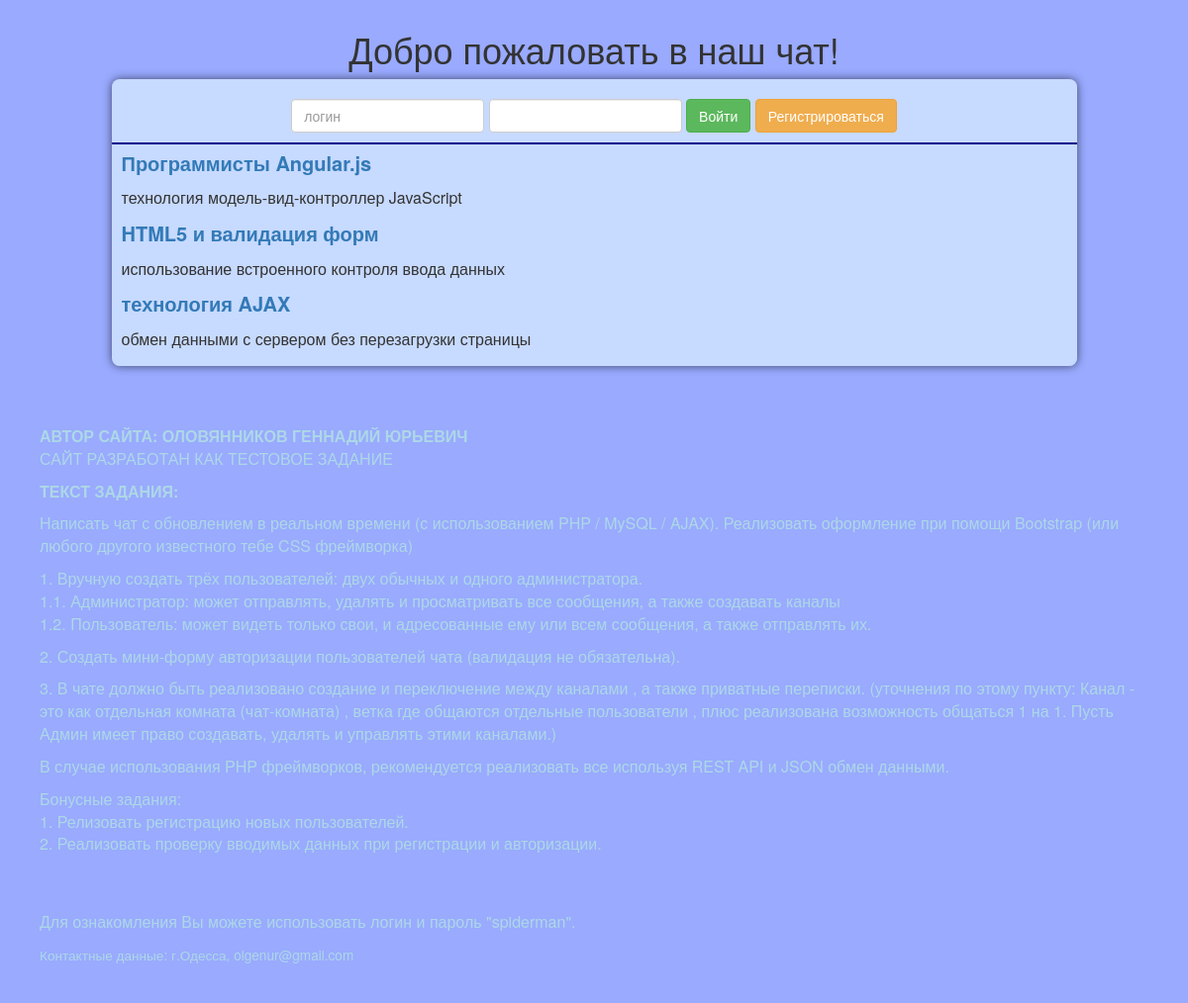
The page / on the database its author committed.
### tables this page shows
CREATE TABLE IF NOT EXISTS `room` (
  `room_id` tinyint(3) unsigned NOT NULL AUTO_INCREMENT,
  `room_name` varchar(30) NOT NULL,
  `room_desc` varchar(60) DEFAULT NULL,
  PRIMARY KEY (`room_id`)
);

### init_session.php (called while the page is built, shortened)
<?php
$key_name = 'chat';
?>

### index.php (the view, shortened to what this page needs)
<?php
  include 'init_session.php';
  include 'connect.php';
  if(isset($_SESSION[$key_name])){
    $local_user = $_SESSION[$key_name];
    $loged_in = ($local_user['token'] == get_user_token($local_user['id']));
    if(!$loged_in){
        unset($_SESSION[$key_name]);
    }
    else{
      if(isset($_GET['logout']) || isset($_GET['leave_room'])){
        $con->query("UPDATE user SET use_room_id=NULL, switch_date=CURRENT_TIMESTAMP"
                  ." WHERE user_id=".num_esc($local_user['id']));
        if(isset($_GET['logout'])){
          unset($_SESSION[$key_name]);
          $loged_in=false;
        }
      }
      $admin = ($local_user['type']==1 && $loged_in);
    }
  }
  else{
    $loged_in=false;
  }
?>
<!DOCTYPE html>
<html>
  <head>
    <link rel="stylesheet" href="css/bootstrap.min.css">
    <link rel="stylesheet" href="css/main_page.css">
    <link rel="stylesheet" href="css/pretty_border.css">
  </head>
  <body>
    <div class="container">
      <?php
            $r = $con->query("SELECT room_id, room_name, room_desc FROM room");
      ?>
      <h1>Добро пожаловать в наш чат!</h1>
      <div class="row ">
        <div class="col-md-offset-1 col-md-10 rooms-container pretty_border">
      <?php if(!$loged_in){ ?>
            <form action="login.php" method="POST" class="form-inline login-form">
                <input class="form-control" type="text" name="login" placeholder="логин"
                required minlength="5" title="логин, 5-20 букв латиницей" pattern="[A-Za-z\.\-]+" autofocus />
                <input class="form-control" type="password" name="pass"
                required minlength="5" title="пароль, минимум 5 символов"/>
                <input type="submit" class="btn btn-success" value="Войти"/>
                <a class="btn btn-warning" href="register.php">Регистрироваться</a>
            </form>
      <?php  } ?>
          <dl>
          <?php
    				if($con->affected_rows > 0) {
    						while ($row = $r->fetch_assoc()) {
                  $rid = $row['room_id'];
    							echo '<dt id="dt'.$rid.'"><a href="room_chat.php?room_id='.$rid.'">'.$row['room_name'].'</a>';
                  echo '</dt><dd id="dd'.$rid.'">'.$row['room_desc'].'</dd>';
    				    }
    				}
    		  ?>
          </dl>
      </div>
    </div>
  <div class="row site-description">
    <p><b>АВТОР САЙТА: ОЛОВЯННИКОВ ГЕННАДИЙ ЮРЬЕВИЧ</b><br/>
    САЙТ РАЗРАБОТАН КАК ТЕСТОВОЕ ЗАДАНИЕ</p>
    <p><b>ТЕКСТ ЗАДАНИЯ:</b></p>
    <p>Написать чат с обновлением в реальном времени (с использованием PHP / MySQL / AJAX).
    Реализовать оформление при помощи Bootstrap (или любого другого известного тебе CSS фреймворка)<p>
    <p>1. Вручную создать трёх пользователей:  двух обычных и одного администратора.<br/>
    1.1. Администратор: может отправлять, удалять и просматривать все сообщения, а также создавать каналы<br/>
    1.2. Пользователь: может видеть только свои, и адресованные ему или всем сообщения, а также отправлять их.</p>
    <p>2. Создать мини-форму авторизации пользователей чата (валидация не обязательна).</p>
    <p>3. В чате должно быть реализовано создание и переключение между каналами , а также приватные переписки. (уточнения по этому пункту:
    Канал - это как отдельная комната (чат-комната) , ветка где общаются отдельные пользователи , плюс реализована возможность общаться 1 на 1.
    Пусть Админ имеет право создавать, удалять и управлять этими каналами.)</p>
    <p>В случае использования PHP фреймворков, рекомендуется реализовать все используя REST API и JSON обмен данными.</p>
    <p>Бонусные задания:<br/>
    1. Релизовать регистрацию новых пользователей.<br/>
    2. Реализовать проверку вводимых данных при регистрации и авторизации.</p>
    <br /><br />
    <p>Для ознакомления Вы можете использовать логин и пароль "spiderman".</p>
    <small>Контактные данные: г.Одесса, olgenur@gmail.com</small>
  </div>
  </body>
</html>

### css/main_page.css (style rules this page uses)
body { background-color: #9af; padding-top: 10px; }
h1 { text-align: center; }
dl { margin: 0 0 0 10px; width: 98%; }
dl dt { font-size: 20px; color:black; font-weight:bold; padding:5px 0; width:100%; border: none; }
dl dd { padding:5px 0; font-size: 16px; }
.rooms-container { background-color: rgba(220,240,255,0.7); padding: 10px 0; }
.login-form { width: 100%; font-size: 16px; padding: 10px; text-align: center; border-bottom: 2px solid darkblue; }
.site-description { width: 100%; font-size: 16px; padding: 10px; text-align: left; color: lightblue; margin: 50px 0; }

### css/pretty_border.css (style rules this page uses)
.pretty_border { -webkit-border-radius: 8px; -moz-border-radius: 8px; -o-border-radius: 8px; border-radius: 8px; -moz-box-shadow: 0 0 10px rgba(0,0,0,0.6); -webkit-box-shadow: 0 0 10px rgba(0,0,0,0.6); box-shadow: 0 0 10px rgba(0,0,0,0.6); }

### rows shown on the page
room: room_name "Программисты Angular.js", room_desc "технология модель-вид-контроллер JavaScript"
room: room_name "HTML5 и валидация форм", room_desc "использование встроенного контроля ввода данных"
room: room_name "технология AJAX", room_desc "обмен данными с сервером без перезагрузки страницы"
